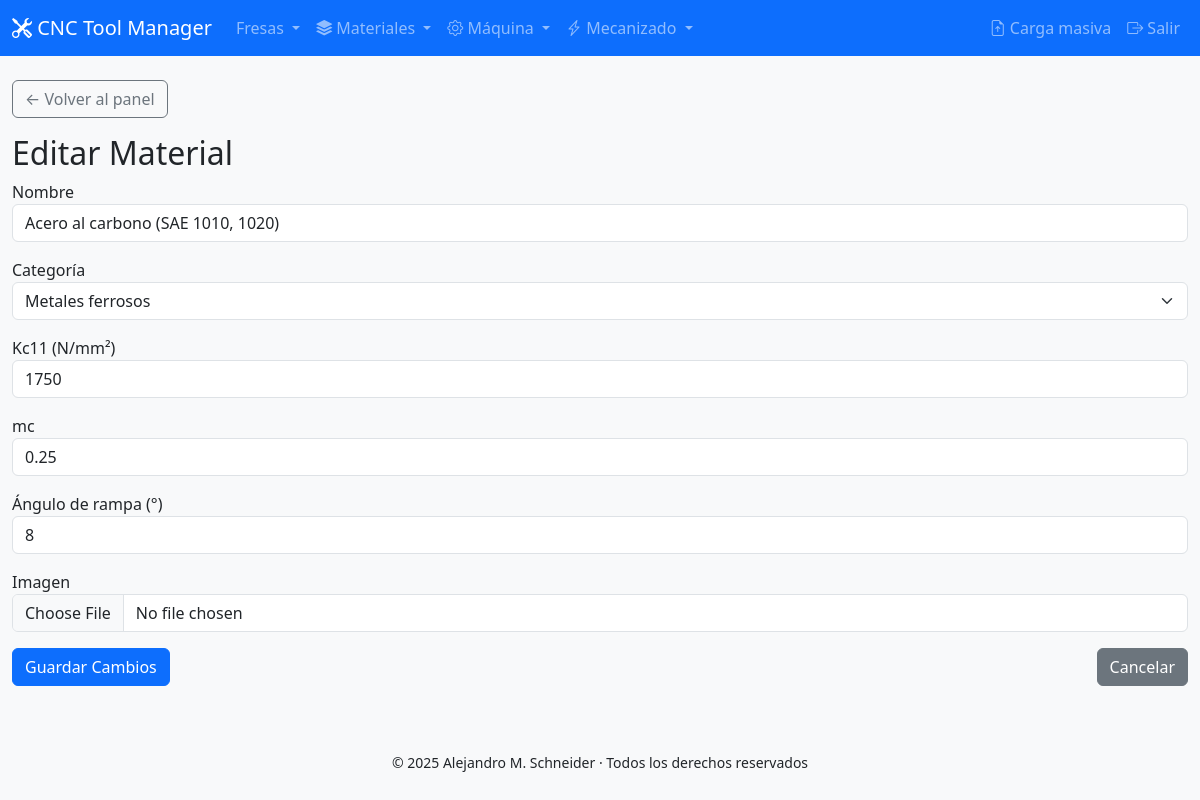
/admin/panel/material_edit.php?id=52, run on the app's committed database.
### tables this page shows
CREATE TABLE `materials` (
  `material_id` int(11) NOT NULL,
  `category_id` int(11) DEFAULT NULL,
  `name` varchar(100) NOT NULL,
  `kc11` float DEFAULT NULL,
  `mc` float DEFAULT NULL,
  `angle_ramp` tinyint(4) NOT NULL DEFAULT 15,
  `image` varchar(255) DEFAULT NULL
);

CREATE TABLE `materialcategories` (
  `category_id` int(11) NOT NULL,
  `name` varchar(100) NOT NULL,
  `parent_id` int(11) DEFAULT NULL,
  `image` varchar(255) DEFAULT NULL
);

### admin/panel/material_edit.php (the view, shortened to what this page needs)
<?php
require_once '../includes/db.php';
include 'header.php';
$material_id = $_GET['id'];
$stmt = $pdo->prepare("SELECT * FROM Materials WHERE material_id = ?");
$stmt->execute([$material_id]);
$material = $stmt->fetch();
$categories = $pdo->query("SELECT category_id, name FROM MaterialCategories ORDER BY name")->fetchAll(PDO::FETCH_ASSOC);
?>
<h2>Editar Material</h2>
<form method="POST" enctype="multipart/form-data">
    <div class="mb-3">
        <label>Nombre</label>
        <input type="text" name="name" class="form-control" value="<?= htmlspecialchars($material['name']) ?>" required>
    </div>
    <div class="mb-3">
        <label>Categoría</label>
        <select name="category_id" class="form-select">
            <?php foreach ($categories as $cat): ?>
                <option value="<?= $cat['category_id'] ?>" <?= $cat['category_id'] == $material['category_id'] ? 'selected' : '' ?>><?= htmlspecialchars($cat['name']) ?></option>
            <?php endforeach; ?>
        </select>
    </div>
    <div class="mb-3">
        <label>Kc11 (N/mm²)</label>
        <input type="number" step="0.1" name="kc11" class="form-control" value="<?= $material['kc11'] ?>">
    </div>
    <div class="mb-3">
        <label>mc</label>
        <input type="number" step="0.01" name="mc" class="form-control" value="<?= $material['mc'] ?>">
    </div>
    <div class="mb-3">
        <label>Ángulo de rampa (°)</label>
        <input type="number" step="1" name="angle_ramp" class="form-control" value="<?= $material['angle_ramp'] ?>">
    </div>
    <div class="mb-3">
        <label>Imagen</label>
        <input type="file" name="image" class="form-control">
    </div>
    <div class="d-flex justify-content-between">
        <button type="submit" class="btn btn-primary">Guardar Cambios</button>
        <a href="materials.php" class="btn btn-secondary">Cancelar</a>
    </div>
</form>
<?php include '../includes/footer.php'; ?>

### data on the page
materials: name "Acero al carbono (SAE 1010, 1020)", category_id "Metales ferrosos", kc11 "1750", mc "0.25", angle_ramp "8"
